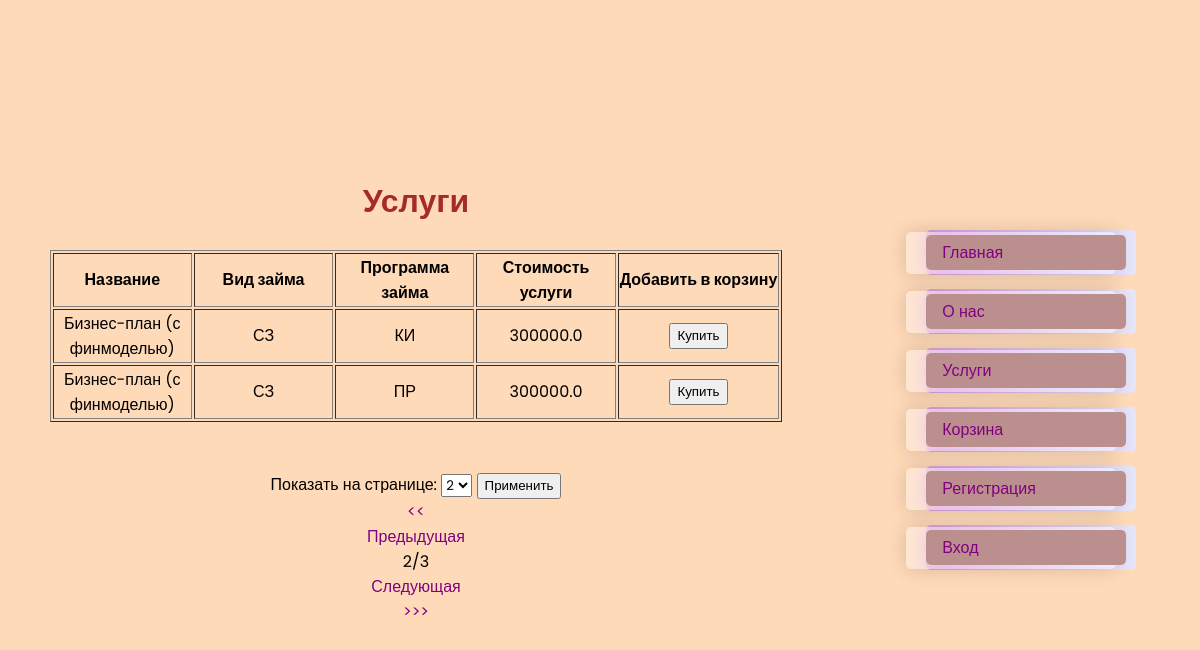
Before: /services/?page=2 with the older database file.
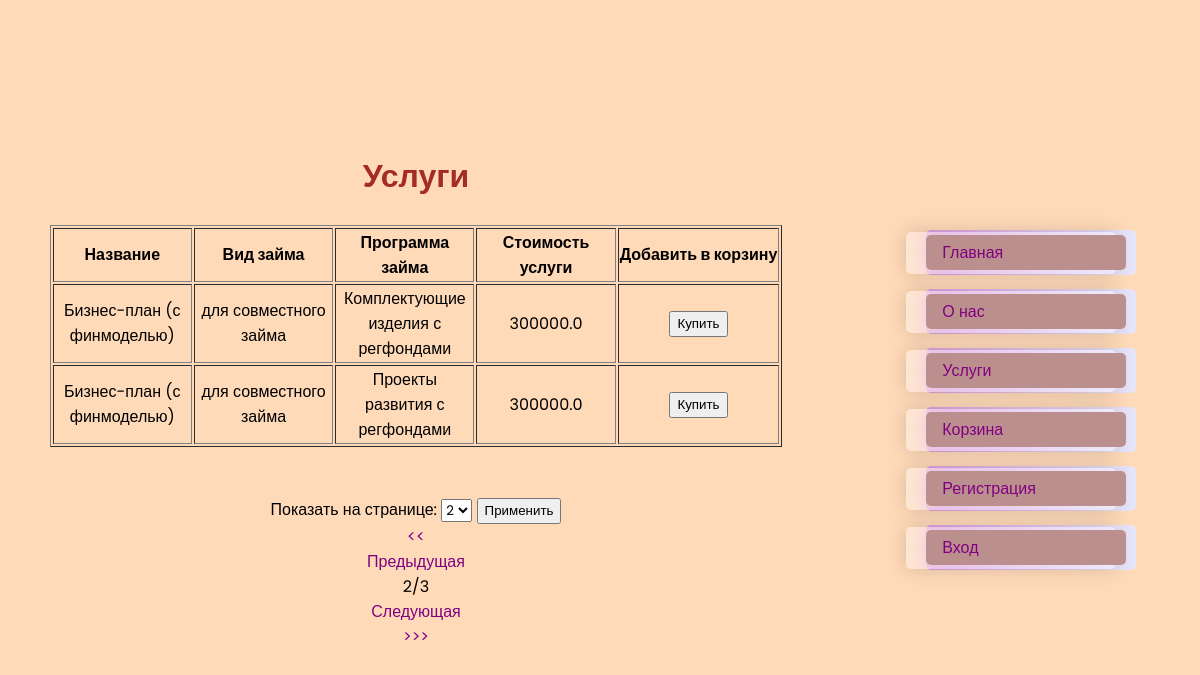
After: the same page with the newer database file.
### financial_analyst/models.py (models this page shows, shortened)
class Service(models.Model):
    TYPES_CHOICES = [
        ('для регионального займа', 'для регионального займа'),
        ('для совместного займа', 'для совместного займа'),
    ]
    PROGRAMS_CHOICES = [
        ('Проекты развития с регфондами', 'Проекты развития с регфондами'),
        ('Комплектующие изделия с регфондами', 'Комплектующие изделия с регфондами'),
        ('Производительность труда с регфондами', 'Производительность труда с регфондами'),
        ('Проекты лесной промышленности с регфондами', 'Проекты лесной промышленности с регфондами'),
        ('Региональные проекты развития', 'Региональные проекты развития'),
    ]
    title = models.CharField(max_length=50, verbose_name='Услуга')
    type = models.CharField(max_length=70, choices=TYPES_CHOICES, verbose_name='Вид займа')
    program = models.CharField(max_length=70, choices=PROGRAMS_CHOICES, verbose_name='Программа займа')
    cost = models.DecimalField(max_digits=9, decimal_places=1, verbose_name='Цена услуги')
    buyer = models.ManyToManyField(Buyer, related_name='Service', verbose_name='Покупатели')
    class Meta:
        verbose_name = 'Услуга'
        verbose_name_plural = 'Услуги'

### financial_analyst/views.py (the view)
# urls.py: path('services/', services),
def services(request):
    all_services = Service.objects.all().order_by('-id')
    per_page = request.GET.get('per_page', 2)
    paginator = Paginator(all_services, per_page)
    page_number = request.GET.get('page')
    try:
        page_obj = paginator.get_page(page_number)
    except PageNotAnInteger:
        page_obj = paginator.page(1)
    except EmptyPage:
        page_obj = paginator.page(paginator.num_pages)
    context = {
        'page_obj': page_obj,
        'per_page': per_page,
        'all_services': all_services,
    }
    return render(request, 'services.html', context)

### templates/services.html (shortened to what this page needs)
<!DOCTYPE html>
<html lang="en">
{% extends 'base_for.html' %}
        {% block content %}
        <h1>Услуги</h1>
        <br>
        <table border="1">
            <tr>
                <th>Название</th>
                <th>Вид займа</th>
                <th>Программа займа</th>
                <th>Стоимость услуги</th>
                <th>Добавить в корзину</th>
            </tr>
            {% for item in page_obj %}
            <tr>
                <td style="width: 139.25px; text-align: center; height: 44px;">{{ item.title }}</td>
                <td style="width: 139.25px; text-align: center; height: 44px;">{{ item.type }}</td>
                <td style="width: 139.25px; text-align: center; height: 44px;">{{ item.program }}</td>
                <td style="width: 139.25px; text-align: center; height: 44px;">{{ item.cost }}</td>
                <td style="text-align: center;"> <button>Купить</button></td>
            </tr>
            {% empty %}
                <p>Нет услуг</p>
            {% endfor %}
        </table>
        <br>
        <br>
        <div class="pagination">
            <form method="get">
                <label for="per_page">Показать на странице:</label>
                <select id="per_page" name="per_page" >
                    <option value="2">2</option>
                </select>
                <button type="submit" class="paginator_bt">Применить</button>
            </form>
            {% if page_obj.has_previous %}
                <a href="?page=1" style="text-decoration: none; "><<</a>
                <br><a href="?page={{ page_obj.previous_page_number }}" style="text-decoration: none; ">Предыдущая</a>
            {% endif %}
            <br>{{ page_obj.number }}/{{ page_obj.paginator.num_pages }}
            {% if page_obj.has_next %}
                <br><a href="?page={{ page_obj.next_page_number }}" style="text-decoration: none; ">Следующая</a>
                <br><a href="?page={{ page_obj.paginator.num_pages }}" style="text-decoration: none; ">>>></a>
            {% endif %}
        </div>
        {% endblock %}
        {% block menu %}
        {{ block.super }}
        {% endblock %}

Changed rows visible on the page:
changed Service: type "СЗ" → "для совместного займа"; program "КИ" → "Комплектующие изделия с регфондами"
changed Service: type "СЗ" → "для совместного займа"; program "ПР" → "Проекты развития с регфондами"
